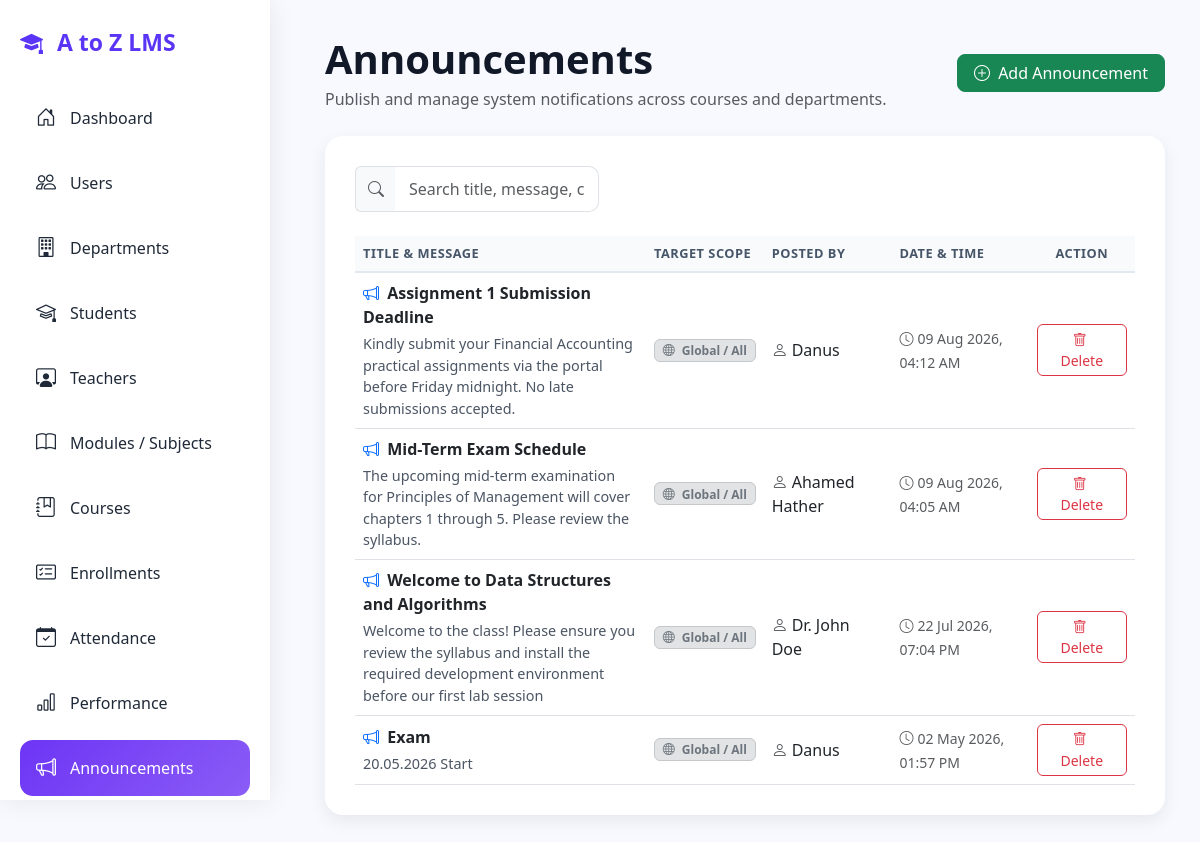
The page /admin/announcements.php (signed in) on the database its author committed.
### tables this page shows
CREATE TABLE `announcement` (
  `AnnouncementID` int(11) NOT NULL,
  `Title` varchar(255) DEFAULT NULL,
  `Message` text DEFAULT NULL,
  `CreatedDate` timestamp NOT NULL DEFAULT current_timestamp(),
  `CourseID` int(11) DEFAULT NULL,
  `UserID` int(11) DEFAULT NULL
);

CREATE TABLE `users` (
  `user_id` int(11) NOT NULL,
  `username` varchar(50) NOT NULL,
  `password` varchar(255) NOT NULL,
  `full_name` varchar(100) NOT NULL,
  `email` varchar(100) DEFAULT NULL,
  `phone` varchar(15) DEFAULT NULL,
  `role` enum('admin','teacher','student') NOT NULL,
  `status` enum('active','inactive') DEFAULT 'active',
  `created_at` timestamp NOT NULL DEFAULT current_timestamp()
);

### admin/announcements.php (the view, shortened to what this page needs)
<?php
include("../config/db.php");
$result = $conn->query("
    SELECT
        a.AnnouncementID,
        a.Title,
        a.Message,
        a.CreatedDate,
        u.full_name,
        NULL AS CourseTitle,
        NULL AS DepartmentName
    FROM Announcement a
    JOIN users u ON a.UserID = u.user_id
    ORDER BY a.CreatedDate DESC
");
?>
<!DOCTYPE html>
<html lang="en">
<head>
<link href="https://cdn.jsdelivr.net/npm/bootstrap@5.3.3/dist/css/bootstrap.min.css" rel="stylesheet">
<link href="https://cdn.jsdelivr.net/npm/bootstrap-icons/font/bootstrap-icons.css" rel="stylesheet">
</head>
<body>
<div class="wrapper">
    <?php include("sidebar.php"); ?>
    <main class="content" id="content">
        <div class="topbar">
            <div class="d-flex align-items-center gap-3">
                <div>
                    <h1 class="fw-bold mb-1">Announcements</h1>
                    <p class="text-muted mb-0">Publish and manage system notifications across courses and departments.</p>
                </div>
            </div>
            <div class="d-flex gap-2">
                <a href="add_announcement.php" class="btn btn-success rounded-3 px-3">
                    <i class="bi bi-plus-circle me-1"></i> Add Announcement
                </a>
            </div>
        </div>
        <div class="section-box">
            <div class="row mb-4">
                <div class="col-md-6 col-lg-4">
                    <div class="input-group">
                        <span class="input-group-text bg-light border-end-0">
                            <i class="bi bi-search text-muted"></i>
                        </span>
                        <input type="text" id="searchInput" class="form-control border-start-0 search-input" placeholder="Search title, message, course, or author...">
                    </div>
                </div>
            </div>
            <div class="table-responsive">
                <table class="table table-hover align-middle mb-0" id="announcementTable">
                    <thead>
                        <tr>
                            <th scope="col">Title & Message</th>
                            <th scope="col">Target Scope</th>
                            <th scope="col">Posted By</th>
                            <th scope="col">Date & Time</th>
                            <th scope="col" class="text-center">Action</th>
                        </tr>
                    </thead>
                    <tbody>
                        <?php if($result && $result->num_rows > 0){ ?>
                            <?php while($a = $result->fetch_assoc()) { ?>
                                <tr>
                                    <td>
                                        <div class="fw-bold text-dark mb-1">
                                            <i class="bi bi-megaphone me-1 text-primary"></i>
                                            <?= htmlspecialchars($a['Title']) ?>
                                        </div>
                                        <div class="message-preview">
                                            <?= nl2br(htmlspecialchars($a['Message'])) ?>
                                        </div>
                                    </td>
                                    <td>
                                        <div class="d-flex flex-column gap-1">
                                            <?php if(empty($a['CourseTitle']) && empty($a['DepartmentName'])) { ?>
                                                <span class="badge bg-secondary-subtle text-secondary border border-secondary-subtle w-auto text-start">
                                                    <i class="bi bi-globe me-1"></i> Global / All
                                                </span>
                                            <?php } ?>
                                        </div>
                                    </td>
                                    <td>
                                        <span class="fw-medium text-dark">
                                            <i class="bi bi-person me-1 text-muted"></i><?= htmlspecialchars($a['full_name']) ?>
                                        </span>
                                    </td>
                                    <td>
                                        <small class="text-muted">
                                            <i class="bi bi-clock me-1"></i><?= date("d M Y, h:i A", strtotime($a['CreatedDate'])) ?>
                                        </small>
                                    </td>
                                    <td class="text-center">
                                        <a href="delete_announcement.php?id=<?= $a['AnnouncementID'] ?>"
                                           class="btn btn-outline-danger btn-sm rounded-2 px-3"
                                           onclick="return confirm('Are you sure you want to delete this announcement?')">
                                            <i class="bi bi-trash me-1"></i> Delete
                                        </a>
                                    </td>
                                </tr>
                            <?php } ?>
                        <?php } ?>
                    </tbody>
                </table>
            </div>
        </div>
    </main>
</div>
</body>
</html>

### admin/announcements.php (style rules this page uses)
body { margin: 0; font-family: 'Segoe UI', sans-serif; background: #f7f9ff; color: #111827; }
.wrapper { display: flex; width: 100%; min-height: 100vh; }
.content { margin-left: 290px; padding: 35px; width: calc(100% - 290px); transition: all .3s ease; }
.section-box { background: white; border-radius: 18px; padding: 30px; box-shadow: 0 6px 18px rgba(0,0,0,0.07); }
.topbar { display: flex; justify-content: space-between; align-items: center; margin-bottom: 25px; }
.search-input { border-radius: 10px; padding: 10px 14px; }
.table thead th { background-color: #f8fafc; color: #475569; font-weight: 600; text-transform: uppercase; font-size: 0.8rem; letter-spacing: 0.5px; border-bottom: 2px solid #e2e8f0; }
.message-preview { max-width: 320px; color: #4b5563; font-size: 0.9rem; }

### rows shown on the page
announcement: Title "Assignment 1 Submission Deadline", Message "Kindly submit your Financial Accounting practical assignments via the portal before Friday midnight. No late submissions accepted.", UserID.full_name "Danus", CreatedDate "09 Aug 2026, 04:12 AM"
announcement: Title "Mid-Term Exam Schedule", Message "The upcoming mid-term examination for Principles of Management will cover chapters 1 through 5. Please review the syllabus.", UserID.full_name "Ahamed Hather", CreatedDate "09 Aug 2026, 04:05 AM"
announcement: Title "Welcome to Data Structures and Algorithms", Message "Welcome to the class! Please ensure you review the syllabus and install the required development environment before our first lab session", UserID.full_name "Dr. John Doe", CreatedDate "22 Jul 2026, 07:04 PM"
announcement: Title "Exam", Message "20.05.2026 Start", UserID.full_name "Danus", CreatedDate "02 May 2026, 01:57 PM"
